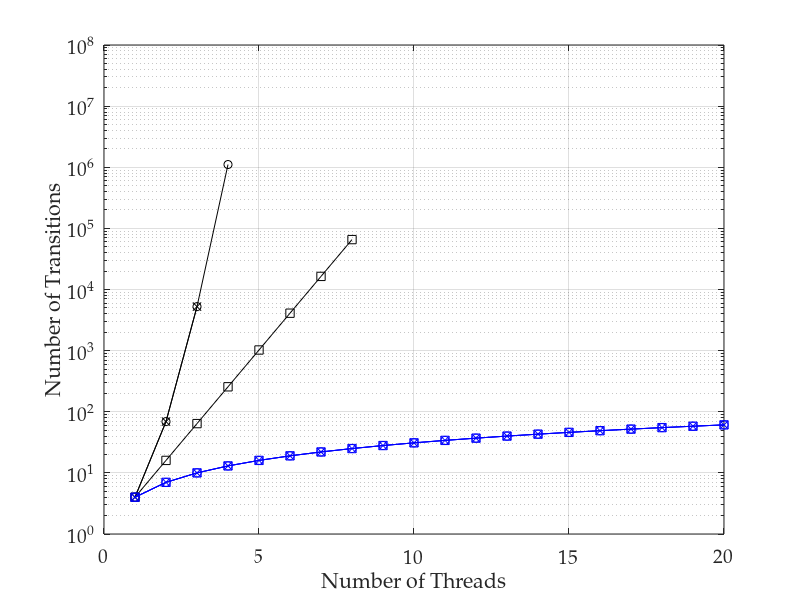

MATLAB code to generate this figure: (Note: this script raises an error after producing the figure.)
%% importing data
transitions = dlmread('indep_trans_3.csv', ',', 0, 0);
% convert 0 values to NaNs, as these don't plot
transitions(transitions==0)=nan;
threads = [1:20];

%% plotting lines

semilogy(threads, transitions(:, 1), 'ko-')
hold on
semilogy(threads, transitions(:, 2), 'kx-')
semilogy(threads, transitions(:, 3), 'ks-')
semilogy(threads, transitions(:, 4), 'bo-')
semilogy(threads, transitions(:, 5), 'bx-')
semilogy(threads, transitions(:, 6), 'bs-')
hold off
grid on

%% adding axis labels
ax = gca;
set(ax, 'FontName', 'Palatino Linotype', 'FontSize', 14);
xlabel('Number of Threads');
ylabel('Number of Transitions');
axis([0 20 1 100000000])
ax.YTick = [1 100 10000 1000000 100000000];

%% output pdf file
h = figure(1);
h.Units = 'centimeters'; % set figure position to cm
%h.Position(2) = [h.Position(2)-9]; % set figure position bevore resize
h.Position([3:4]) = [10,8]; % resize figure
Plot2LaTeX( h, 'indep_trans_fig3' )
